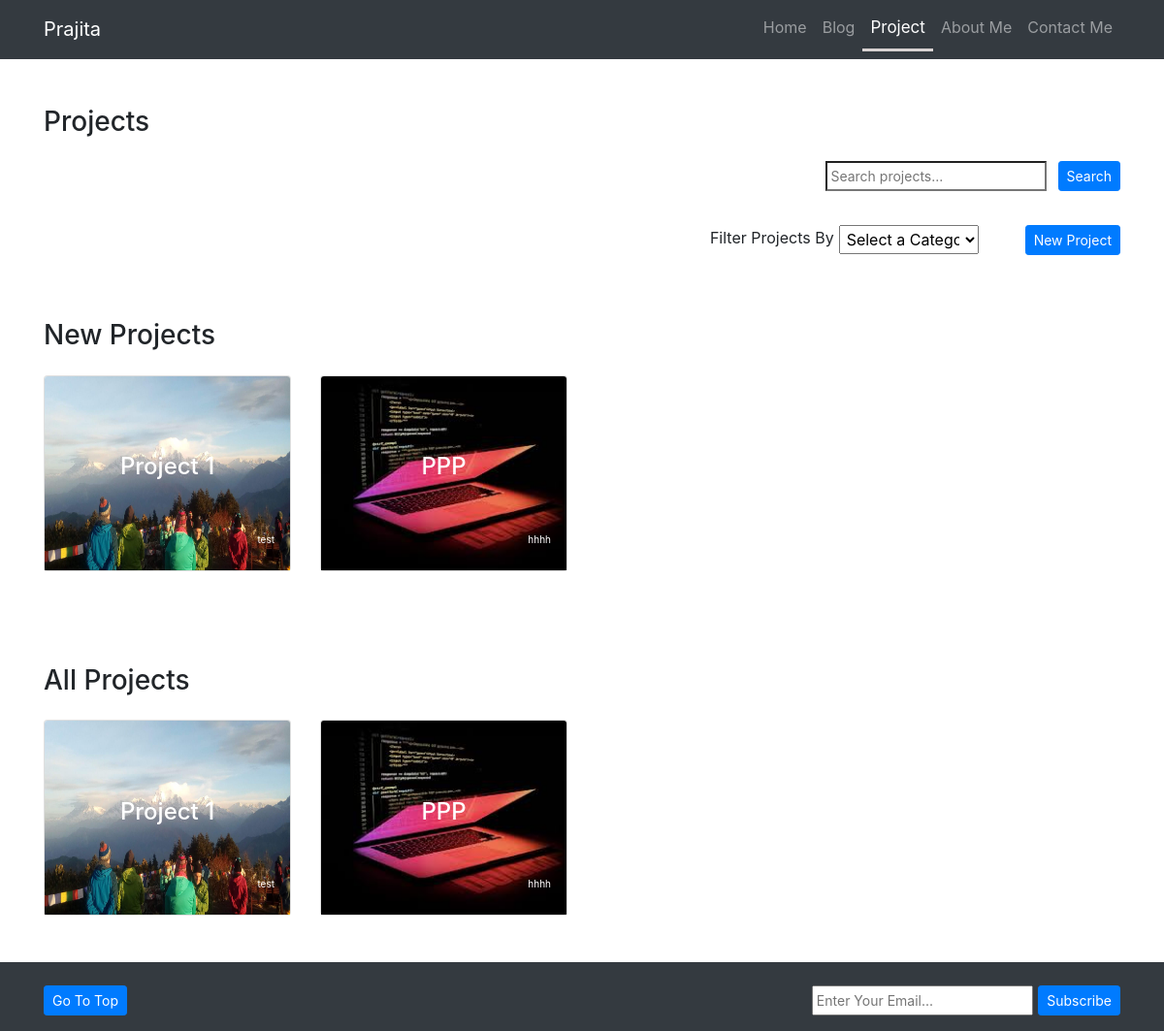
/projects/, run on the app's committed database.
### project/models.py (models this page shows, shortened)
class Project(models.Model):
    title = models.CharField(null=False ,max_length=100)
    category = models.ForeignKey(ProjectCategory, on_delete= models.CASCADE)
    author = models.CharField(null=False ,max_length=50)
    image_file = models.ImageField(upload_to='images', null= True)
    description = models.TextField(null=False, max_length=200)
    is_popular = models.BooleanField(null=False)
    created_at = models.DateTimeField(auto_now=True)
    updated_at = models.DateTimeField(auto_now_add=True)
    category = models.ForeignKey(ProjectCategory, on_delete= models.CASCADE)
    class Meta:
        ordering = ('-created_at',)
        verbose_name = 'Project'
        verbose_name_plural = 'Projects'

### project/views.py (the view, shortened to what this page needs)
# urls.py: path('', views.list_project, name='list_project'),
def list_project(request):
     if request.method =='GET':
        projects = Project.objects.all()
        new_projects = Project.objects.all().order_by('-created_at')
        context = {
          'projects' : projects,
          'new_projects' : new_projects,
          'categories': ProjectCategory.objects.all()
          }
        return render(request, 'project/project.html', context)
     return render(request, 'project/project.html', context)

### templates/project/project.html (shortened to what this page needs)
{% extends 'base.html' %}
{% load static%}
{% block content %}
<div class="row">
  <div class="col-md-12 col-xl-12 col-sm-12 col-xs-12 ">
    <h3 class="mt-5 mb-4"> Projects</h3>
    <form action="{% url 'search_project' %}" method="POST">
      <div class="form-group text-right" style="display:flex;justify-content: flex-end;align-items: flex-end; flex-direction: row;">
          <input type="search" name="search" placeholder="Search projects..." style="font-size:14px;padding:3px;">
          <input class="btn btn-primary btn-sm" style="margin-left: 1%;" type="submit" value="Search">
      </div>
    </form>
      <form method="POST" action="{% url 'list_project' %}" class="text-right mt-3" id="filter-form">
        <div class="form-group pt-3" style="display: flex; justify-content: flex-end;align-items: center;" >
          <label for="project-category" class="mt-1">Filter Projects  By </label>
          <select name="project-category" id="project-category" style="width:12vw;padding:3px; margin-left: 5px;">
            <option value="default">Select a Category</option>
          </select>
          <a href="{% url 'add_project' %}" class="btn btn-primary btn-sm ml-5">New Project</a>
        </div>
      </form>
  </div>
</div>
{% if results %}
  <div class="row">
      <div class="col-md-12 col-xl-12 col-sm-12 col-xs-12">
          <p class="text-dark  mb-5 ">List of projects that matched with <span class="text-primary">'{{search}}'</span>...</p>
      </div>
      {% for project in results %}
      <div class="col-md-3 col-xl-3 col-sm-6 col-xs-12 mb-5">
        <div class="card img-fluid">
          <img class="card-img-top" src="/uplaods/{{project.image_file}}" alt="Card image" style="width:100%; height:200px;">
            <div class="card-img-overlay" style="display: flex; justify-content: center;align-items: center;flex-direction: column; color:#fff;">
              <h4 class="card-title">{{project.title}}</h4>
              <p style=" position: absolute;bottom: 8px;right: 16px;font-size: 10px;">BC</p>
            </div>
        </div>
    </div>
      {% endfor %}
  </div>
{% else %}
{% if filtered_projects %}
    <div class="row">
      <div class="col-md-12 col-xl-12">
          <p class="text-dark mb-4">
            List of projects under <span class="text-primary text-capitalize">'{{projectcat.category_name}}' ... </span>
          </p>
      </div>
      {% for project in filtered_projects %}
      <div class="col-md-3 col-xl-3 col-sm-6 col-xs-12 mb-5">
        <div class="card img-fluid">
          <img class="card-img-top" src="/uplaods/{{project.image_file}}" alt="Card image" style="width:100%; height:200px;">
            <div class="card-img-overlay" style="display: flex; justify-content: center;align-items: center;flex-direction: column; color:#fff;">
              <h4 class="card-title">{{project.title}}</h4>
              <p style=" position: absolute;bottom: 8px;right: 16px;font-size: 10px;">{{project.author}}</p>
            </div>
        </div>
      </div>
      {% endfor %}
    </div>
{% else %}
<div class="row">
  <div class="col-md-12 col-xl-12 col-sm-12 col-xs-12 ">
    <h3 class="mt-5 mb-4">New Projects</h3>
  </div>
  {% if new_projects %}
  {% for project in new_projects%}
  <div class="col-md-3 col-xl-3 col-sm-6 col-xs-12 mb-5">
    <div class="card img-fluid">
          <img class="card-img-top" src="/uplaods/{{project.image_file}}" alt="Card image" style="width:100%; height:200px;">
      <div class="card-img-overlay" style="display: flex; justify-content: center;align-items: center;flex-direction: column; color:#fff;">
        <h4 class="card-title">{{project.title}}</h4>
        <p style=" position: absolute;bottom: 8px;right: 16px;font-size: 10px;">{{project.author}} </p>
      </div>
    </div>
  </div>
    {% endfor %}
    {% else %}
        <div class="col-md-3 col-xl-3 col-sm-6 col-xs-12 mb-5">
          <p class="text-danger text-center">* No new project found!</p>
        </div>
    {% endif %}
</div>
<div class="row">
  <div class="col-md-12 col-xl-12 col-sm-12 col-xs-12 ">
    <h3 class="mt-5 mb-4">All Projects</h3>
  </div>
{% if projects %}
{% for project in projects %}
<div class="col-md-3 col-xl-3 col-sm-6 col-xs-12 mb-5">
    <div class="card img-fluid">
      <img class="card-img-top" src="/uplaods/{{project.image_file}}" alt="Card image" style="width:100%; height:200px;">
        <div class="card-img-overlay" style="display: flex; justify-content: center;align-items: center;flex-direction: column; color:#fff;">
          <h4 class="card-title">{{project.title}}</h4>
          <p style=" position: absolute;bottom: 8px;right: 16px;font-size: 10px;">{{project.author}}</p>
        </div>
    </div>
</div>
{% endfor %}
{% else  %}
<div class="col-md-3 col-xl-3 col-sm-6 col-xs-12 mb-5">
  <p class="text-danger text-center">* No project found!</p>
</div>
{% endif %}
</div>
{% endif %}
{% endif %}
{% endblock %}

### data on the page
Project: image_file (picture), title "Project 1", author "test"
Project: image_file (picture), title "PPP", author "hhhh"
